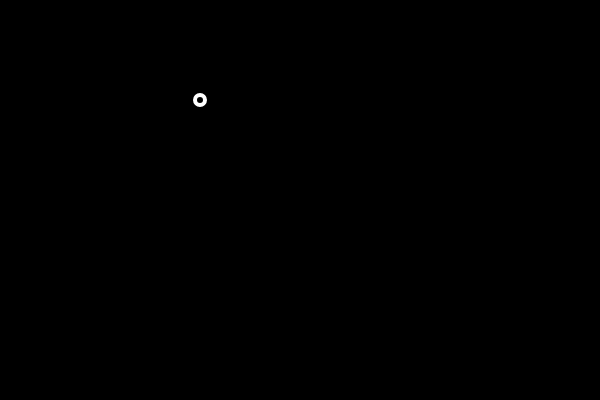
Frame 1 (no input)
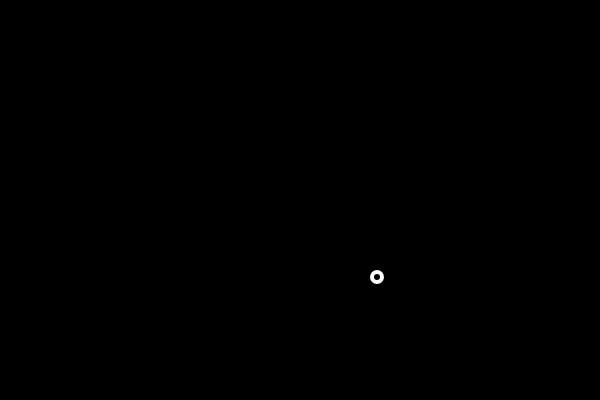
Frame 60 (no input)
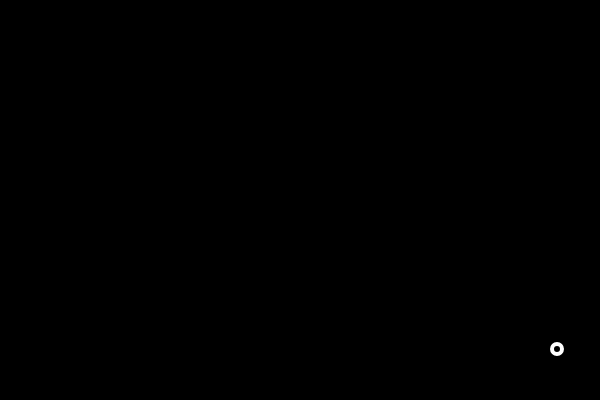
Frame 120 (the mouse pressed at the canvas centre since frame 60)

The p5.js sketch that drew these frames (run headless with seeded random() and noise() and a simulated clock; from frame 60 on, the mouse is pressed at the canvas centre):

// p5.js sketch
// ── sketch.js
// 3.2: The Bouncing Ball - p5.js Tutorial
// random som fan xD



var yspeed = 3;
var xspeed = 3;
var x = 200;
var y = 100;

function setup() {
	createCanvas(600, 400);
	

}

function draw() {
background(0);
stroke(255);
strokeWeight(4);
noFill();
ellipse(x, y, 10, 10);


if (x > width) {
xspeed = -3;
}
if (x < 0) {
	xspeed = 3;
}
if (y < 0) {
	yspeed = 3;
}
if (y > height) {
	yspeed = -3;
}
if (y == mouseY) {
   yspeed = -3;
   xspeed = -3;

}

x = x + xspeed;
y = y + yspeed;

}
